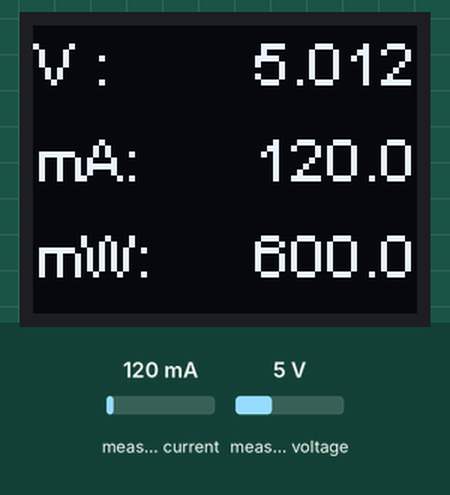
This sketch was run on a simulated ESP8266 (NodeMCU). Parts: 64×48 one-colour display. Inputs (shaded band) come from the test bench; at power-on: measured current 120 mA, measured voltage 5 V. What the sketch prints to the serial monitor is not drawn.

Above: at 4.2 s.
4.3 s: measured current set to 40 mA
At 5.7 s:
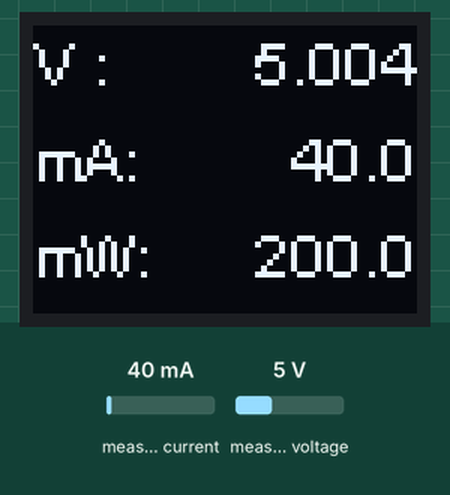
6.0 s: measured voltage set to 0.3 V
At 6.7 s:
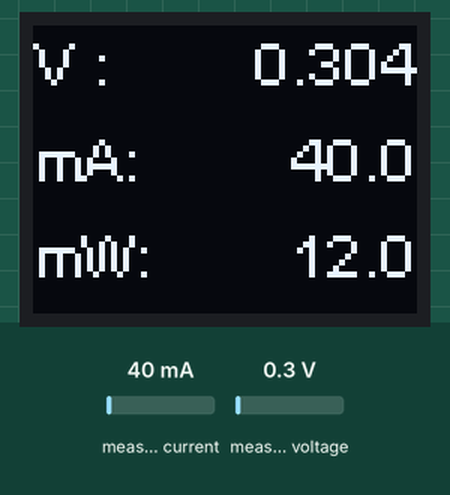
7.6 s: measured current set to 500 mA
At 8.6 s:
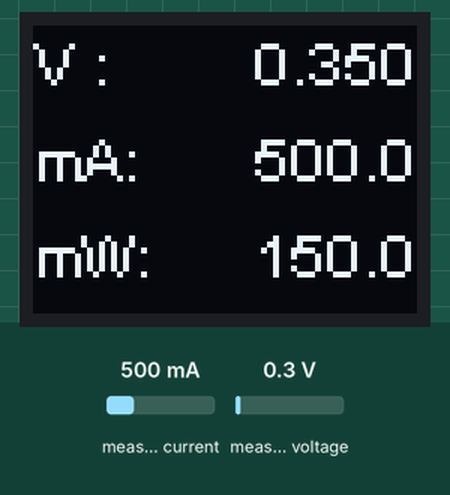
9.1 s: measured voltage set to 3.8 V
At 10.6 s:
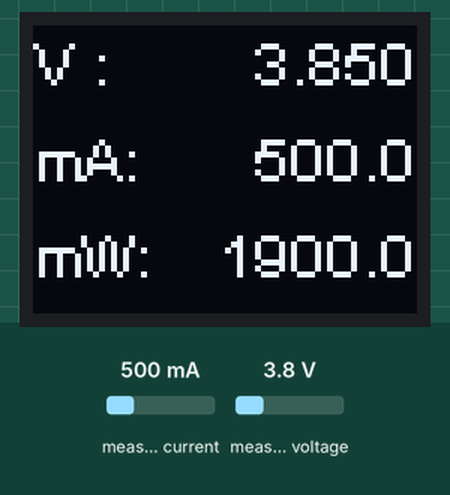
Timing chart, 0 to 11.7 s (numbered marks = the images above; inputs shaded):
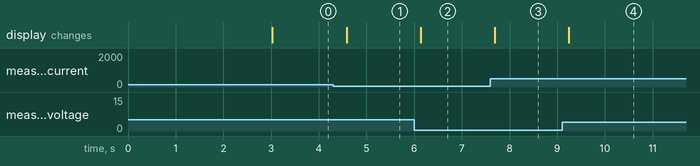

The sketch:

INA219.ino
```cpp
#include <Wire.h>
#include <Adafruit_INA219.h>

Adafruit_INA219 ina219;
#include "SSD1306Wire.h"
const int OLED_SDA = D2, OLED_SCL = D1;
SSD1306Wire display(0x3c, OLED_SDA, OLED_SCL, GEOMETRY_64_48);// 64x48 screen

void initScreen() {
    display.init();
    //display.flipScreenVertically();
    display.setFont(ArialMT_Plain_10);
    display.clear();
    display.setTextAlignment(TEXT_ALIGN_LEFT  );  display.drawString( 0,  0, "UL");
    display.setTextAlignment(TEXT_ALIGN_RIGHT );  display.drawString(64,  0, "UR");
    display.setTextAlignment(TEXT_ALIGN_CENTER);  display.drawString(32, 16, "Center");
    display.setTextAlignment(TEXT_ALIGN_LEFT  );  display.drawString( 0, 32, "BL");
    display.setTextAlignment(TEXT_ALIGN_RIGHT );  display.drawString(64, 32, "BR");
    delay(3000);
    display.display();// write the buffer to the display
}

void setup() {
  // put your setup code here, to run once:
  initScreen();
  Serial.begin(115200);
  while (!Serial) {
      // will pause Zero, Leonardo, etc until serial console opens
      delay(1);
  }

  uint32_t currentFrequency;

  Serial.println("Hello!");

  // Initialize the INA219.
  // By default the initialization will use the largest range (32V, 2A).  However
  // you can call a setCalibration function to change this range (see comments).
  if (! ina219.begin()) {
    Serial.println("Failed to find INA219 chip");
    while (1) { delay(10); }
  }
  // To use a slightly lower 32V, 1A range (higher precision on amps):
  //ina219.setCalibration_32V_1A();
  // Or to use a lower 16V, 400mA range (higher precision on volts and amps):
  //ina219.setCalibration_16V_400mA();

  Serial.println("Measuring voltage and current with INA219 ...");
}

void loop(void)
{
  float shuntvoltage = 0;
  float busvoltage = 0;
  float current_mA = 0;
  float loadvoltage = 0;
  float power_mW = 0;
  char s[10];
  shuntvoltage = ina219.getShuntVoltage_mV();
  busvoltage = ina219.getBusVoltage_V();
  current_mA = ina219.getCurrent_mA();
  power_mW = ina219.getPower_mW();
  loadvoltage = busvoltage + (shuntvoltage / 1000);

  Serial.print("Bus Voltage:   "); Serial.print(busvoltage); Serial.println(" V");
  Serial.print("Shunt Voltage: "); Serial.print(shuntvoltage); Serial.println(" mV");
  Serial.print("Load Voltage:  "); Serial.print(loadvoltage); Serial.println(" V");
  Serial.print("Current:       "); Serial.print(current_mA); Serial.println(" mA");
  Serial.print("Power:         "); Serial.print(power_mW); Serial.println(" mW");
  Serial.println("");
  display.clear();
  display.setTextAlignment(TEXT_ALIGN_LEFT  );  display.drawString( 0,   0, "V :");
  sprintf(s, "%5.3f", loadvoltage);
  display.setTextAlignment(TEXT_ALIGN_RIGHT );  display.drawString(64,   0,  s);
  display.setTextAlignment(TEXT_ALIGN_LEFT  );  display.drawString( 0,  16, "mA:");
  sprintf(s, "%5.1f", current_mA);
  display.setTextAlignment(TEXT_ALIGN_RIGHT );  display.drawString(64,  16, s);
  display.setTextAlignment(TEXT_ALIGN_LEFT  );  display.drawString( 0,  32, "mW:");
  sprintf(s, "%5.1f", power_mW);
  display.setTextAlignment(TEXT_ALIGN_RIGHT );  display.drawString(64,  32, s);
  display.display();// write the buffer to the display

    delay(500);
}
```

Measured:
- after the input at 4.3 s, the display: changes after 0.28 s (image 1)
- after the input at 6.0 s, the display: changes after 0.14 s (image 2)
- after the input at 7.6 s, the display: changes after 0.09 s (image 3)
- after the input at 9.1 s, the display: changes after 0.15 s (image 4)
